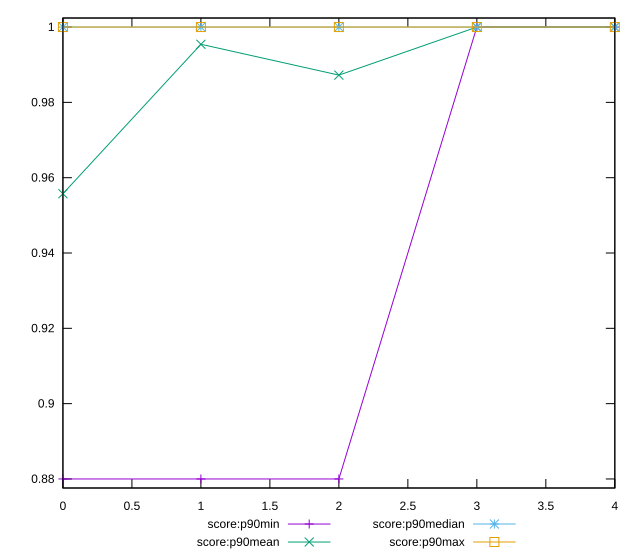

This figure's gnuplot source:
reset

$scoreP90Min <<EOF
0 0.88
1 0.88
2 0.88
3 1
4 1
EOF

$scoreP90Mean <<EOF
0 0.9557446808510637
1 0.9954255319148936
2 0.9872340425531916
3 1
4 1
EOF

$scoreP90Median <<EOF
0 1
1 1
2 1
3 1
4 1
EOF

$scoreP90Max <<EOF
0 1
1 1
2 1
3 1
4 1
EOF

set key outside below
set xrange [0:4]
set yrange [0.8776:1.0024]
set trange [0.8776:1.0024]
set terminal svg size 640, 560 enhanced background rgb 'white'
set output "report_00015_2021-02-09T16-11-33.973Z/unminified-css/progression/score.svg"

plot $scoreP90Min title "score:p90min" with linespoints, \
     $scoreP90Mean title "score:p90mean" with linespoints, \
     $scoreP90Median title "score:p90median" with linespoints, \
     $scoreP90Max title "score:p90max" with linespoints

reset
